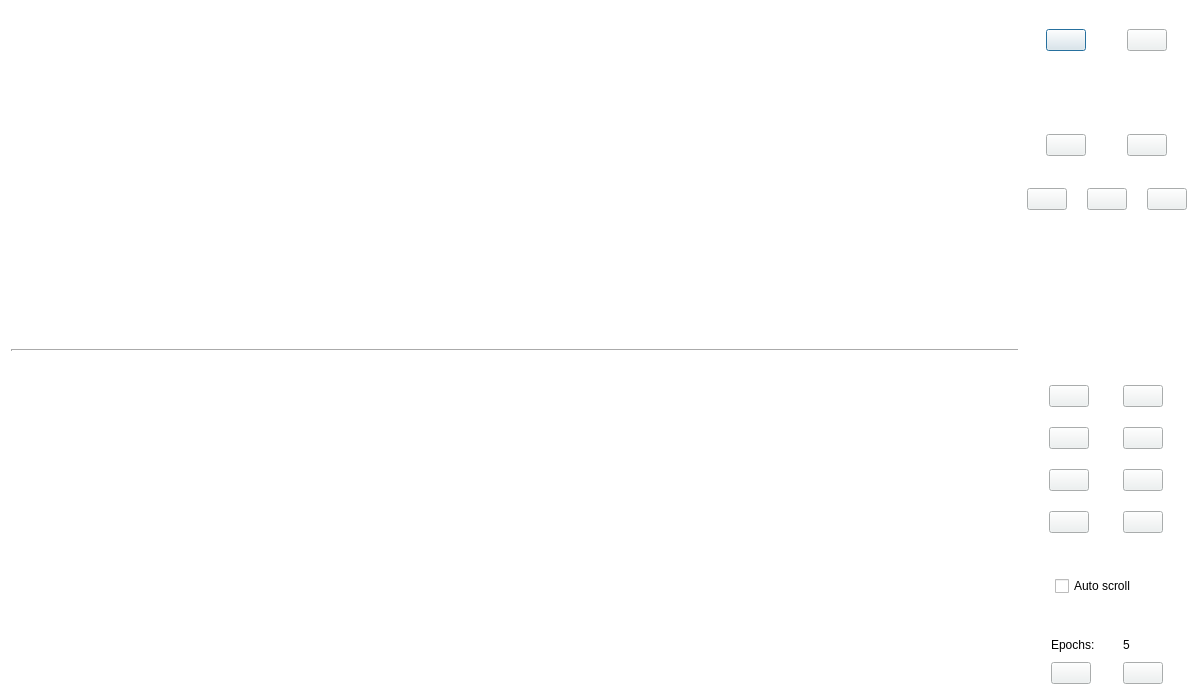
<?xml version="1.0" encoding="UTF-8"?>
<ui version="4.0">
 <class>ViewerWindow</class>
 <widget class="QDialog" name="ViewerWindow">
  <property name="geometry">
   <rect>
    <x>0</x>
    <y>0</y>
    <width>1200</width>
    <height>700</height>
   </rect>
  </property>
  <property name="sizePolicy">
   <sizepolicy hsizetype="Preferred" vsizetype="Preferred">
    <horstretch>0</horstretch>
    <verstretch>0</verstretch>
   </sizepolicy>
  </property>
  <property name="styleSheet">
   <string notr="true">background-color: white;</string>
  </property>
  <layout class="QHBoxLayout" name="horizontalLayout" stretch="20,1">
   <item>
    <layout class="QVBoxLayout" name="all_plots" stretch="50,1,50">
     <property name="spacing">
      <number>1</number>
     </property>
     <property name="sizeConstraint">
      <enum>QLayout::SizeConstraint::SetMinimumSize</enum>
     </property>
     <item>
      <widget class="MplWidget2" name="upperfigure" native="true">
       <property name="sizePolicy">
        <sizepolicy hsizetype="Preferred" vsizetype="Preferred">
         <horstretch>0</horstretch>
         <verstretch>0</verstretch>
        </sizepolicy>
       </property>
       <property name="autoFillBackground">
        <bool>false</bool>
       </property>
      </widget>
     </item>
     <item>
      <widget class="Line" name="line">
       <property name="lineWidth">
        <number>2</number>
       </property>
       <property name="orientation">
        <enum>Qt::Orientation::Horizontal</enum>
       </property>
      </widget>
     </item>
     <item>
      <widget class="MplWidget2" name="lowerfigure" native="true">
       <property name="sizePolicy">
        <sizepolicy hsizetype="Preferred" vsizetype="Preferred">
         <horstretch>0</horstretch>
         <verstretch>0</verstretch>
        </sizepolicy>
       </property>
       <property name="autoFillBackground">
        <bool>false</bool>
       </property>
      </widget>
     </item>
    </layout>
   </item>
   <item>
    <layout class="QVBoxLayout" name="all_controls" stretch="50,1,50">
     <property name="spacing">
      <number>20</number>
     </property>
     <property name="sizeConstraint">
      <enum>QLayout::SizeConstraint::SetDefaultConstraint</enum>
     </property>
     <item>
      <layout class="QVBoxLayout" name="top_plot_buttons" stretch="2,5,5,12,12">
       <item>
        <spacer name="topcontroltopspacer">
         <property name="orientation">
          <enum>Qt::Orientation::Vertical</enum>
         </property>
         <property name="sizeType">
          <enum>QSizePolicy::Policy::Preferred</enum>
         </property>
         <property name="sizeHint" stdset="0">
          <size>
           <width>5</width>
           <height>10</height>
          </size>
         </property>
        </spacer>
       </item>
       <item>
        <layout class="QHBoxLayout" name="save_help_buttons">
         <property name="spacing">
          <number>20</number>
         </property>
         <property name="sizeConstraint">
          <enum>QLayout::SizeConstraint::SetDefaultConstraint</enum>
         </property>
         <item>
          <widget class="QPushButton" name="savebutton">
           <property name="sizePolicy">
            <sizepolicy hsizetype="Fixed" vsizetype="Fixed">
             <horstretch>0</horstretch>
             <verstretch>0</verstretch>
            </sizepolicy>
           </property>
           <property name="toolTip">
            <string>Save labels (Ctrl+S)</string>
           </property>
           <property name="styleSheet">
            <string notr="true">background-color: rgb(237, 241, 241);</string>
           </property>
           <property name="text">
            <string/>
           </property>
           <property name="icon">
            <iconset resource="resources.qrc">
             <normaloff>:/icons/save.png</normaloff>:/icons/save.png</iconset>
           </property>
           <property name="iconSize">
            <size>
             <width>28</width>
             <height>28</height>
            </size>
           </property>
           <property name="autoRepeat">
            <bool>true</bool>
           </property>
          </widget>
         </item>
         <item>
          <widget class="QPushButton" name="helpbutton">
           <property name="sizePolicy">
            <sizepolicy hsizetype="Fixed" vsizetype="Fixed">
             <horstretch>0</horstretch>
             <verstretch>0</verstretch>
            </sizepolicy>
           </property>
           <property name="toolTip">
            <string>User manual</string>
           </property>
           <property name="styleSheet">
            <string notr="true">background-color: rgb(237, 241, 241);</string>
           </property>
           <property name="text">
            <string/>
           </property>
           <property name="icon">
            <iconset resource="resources.qrc">
             <normaloff>:/icons/question.png</normaloff>:/icons/question.png</iconset>
           </property>
           <property name="iconSize">
            <size>
             <width>28</width>
             <height>28</height>
            </size>
           </property>
           <property name="autoRepeat">
            <bool>true</bool>
           </property>
          </widget>
         </item>
        </layout>
       </item>
       <item>
        <spacer name="topcontrolmidspacer">
         <property name="orientation">
          <enum>Qt::Orientation::Vertical</enum>
         </property>
         <property name="sizeType">
          <enum>QSizePolicy::Policy::Preferred</enum>
         </property>
         <property name="sizeHint" stdset="0">
          <size>
           <width>5</width>
           <height>5</height>
          </size>
         </property>
        </spacer>
       </item>
       <item>
        <layout class="QVBoxLayout" name="zoom_and_brightness">
         <item>
          <spacer name="verticalSpacer_6">
           <property name="orientation">
            <enum>Qt::Orientation::Vertical</enum>
           </property>
           <property name="sizeType">
            <enum>QSizePolicy::Policy::Preferred</enum>
           </property>
           <property name="sizeHint" stdset="0">
            <size>
             <width>5</width>
             <height>5</height>
            </size>
           </property>
          </spacer>
         </item>
         <item>
          <layout class="QHBoxLayout" name="brightness_buttons">
           <item>
            <widget class="QPushButton" name="specbrighter">
             <property name="sizePolicy">
              <sizepolicy hsizetype="Fixed" vsizetype="Fixed">
               <horstretch>0</horstretch>
               <verstretch>0</verstretch>
              </sizepolicy>
             </property>
             <property name="toolTip">
              <string>Increase brightness</string>
             </property>
             <property name="styleSheet">
              <string notr="true">background-color: rgb(237, 241, 241);</string>
             </property>
             <property name="text">
              <string/>
             </property>
             <property name="icon">
              <iconset resource="resources.qrc">
               <normaloff>:/icons/brightness_up.png</normaloff>:/icons/brightness_up.png</iconset>
             </property>
             <property name="iconSize">
              <size>
               <width>24</width>
               <height>24</height>
              </size>
             </property>
             <property name="autoRepeat">
              <bool>true</bool>
             </property>
            </widget>
           </item>
           <item>
            <widget class="QPushButton" name="specdimmer">
             <property name="sizePolicy">
              <sizepolicy hsizetype="Fixed" vsizetype="Fixed">
               <horstretch>0</horstretch>
               <verstretch>0</verstretch>
              </sizepolicy>
             </property>
             <property name="toolTip">
              <string>Decrease brightness</string>
             </property>
             <property name="styleSheet">
              <string notr="true">background-color: rgb(237, 241, 241);</string>
             </property>
             <property name="text">
              <string/>
             </property>
             <property name="icon">
              <iconset resource="resources.qrc">
               <normaloff>:/icons/brightness_down.png</normaloff>:/icons/brightness_down.png</iconset>
             </property>
             <property name="iconSize">
              <size>
               <width>24</width>
               <height>24</height>
              </size>
             </property>
             <property name="autoRepeat">
              <bool>true</bool>
             </property>
            </widget>
           </item>
          </layout>
         </item>
         <item>
          <layout class="QHBoxLayout" name="zoom_buttons">
           <property name="sizeConstraint">
            <enum>QLayout::SizeConstraint::SetDefaultConstraint</enum>
           </property>
           <property name="leftMargin">
            <number>2</number>
           </property>
           <property name="rightMargin">
            <number>2</number>
           </property>
           <item>
            <widget class="QPushButton" name="xzoomin">
             <property name="sizePolicy">
              <sizepolicy hsizetype="Fixed" vsizetype="Fixed">
               <horstretch>0</horstretch>
               <verstretch>0</verstretch>
              </sizepolicy>
             </property>
             <property name="toolTip">
              <string>Zoom in (+)</string>
             </property>
             <property name="styleSheet">
              <string notr="true">background-color: rgb(237, 241, 241);</string>
             </property>
             <property name="text">
              <string/>
             </property>
             <property name="icon">
              <iconset resource="resources.qrc">
               <normaloff>:/icons/zoom_in.png</normaloff>:/icons/zoom_in.png</iconset>
             </property>
             <property name="iconSize">
              <size>
               <width>20</width>
               <height>20</height>
              </size>
             </property>
             <property name="autoRepeat">
              <bool>true</bool>
             </property>
            </widget>
           </item>
           <item>
            <widget class="QPushButton" name="xzoomout">
             <property name="sizePolicy">
              <sizepolicy hsizetype="Fixed" vsizetype="Fixed">
               <horstretch>0</horstretch>
               <verstretch>0</verstretch>
              </sizepolicy>
             </property>
             <property name="toolTip">
              <string>Zoom out (-)</string>
             </property>
             <property name="styleSheet">
              <string notr="true">background-color: rgb(237, 241, 241);</string>
             </property>
             <property name="text">
              <string/>
             </property>
             <property name="icon">
              <iconset resource="resources.qrc">
               <normaloff>:/icons/zoom_out.png</normaloff>:/icons/zoom_out.png</iconset>
             </property>
             <property name="iconSize">
              <size>
               <width>20</width>
               <height>20</height>
              </size>
             </property>
             <property name="autoRepeat">
              <bool>true</bool>
             </property>
            </widget>
           </item>
           <item>
            <widget class="QPushButton" name="xzoomreset">
             <property name="sizePolicy">
              <sizepolicy hsizetype="Fixed" vsizetype="Fixed">
               <horstretch>0</horstretch>
               <verstretch>0</verstretch>
              </sizepolicy>
             </property>
             <property name="toolTip">
              <string>Reset zoom</string>
             </property>
             <property name="styleSheet">
              <string notr="true">background-color: rgb(237, 241, 241);</string>
             </property>
             <property name="text">
              <string/>
             </property>
             <property name="icon">
              <iconset resource="resources.qrc">
               <normaloff>:/icons/home.png</normaloff>:/icons/home.png</iconset>
             </property>
             <property name="iconSize">
              <size>
               <width>20</width>
               <height>20</height>
              </size>
             </property>
             <property name="autoRepeat">
              <bool>true</bool>
             </property>
            </widget>
           </item>
          </layout>
         </item>
         <item>
          <spacer name="verticalSpacer_7">
           <property name="orientation">
            <enum>Qt::Orientation::Vertical</enum>
           </property>
           <property name="sizeType">
            <enum>QSizePolicy::Policy::Preferred</enum>
           </property>
           <property name="sizeHint" stdset="0">
            <size>
             <width>5</width>
             <height>5</height>
            </size>
           </property>
          </spacer>
         </item>
        </layout>
       </item>
       <item>
        <spacer name="topcontrolbottomspacer">
         <property name="orientation">
          <enum>Qt::Orientation::Vertical</enum>
         </property>
         <property name="sizeType">
          <enum>QSizePolicy::Policy::Preferred</enum>
         </property>
         <property name="sizeHint" stdset="0">
          <size>
           <width>5</width>
           <height>5</height>
          </size>
         </property>
        </spacer>
       </item>
      </layout>
     </item>
     <item>
      <spacer name="allcontrolmidspacer">
       <property name="orientation">
        <enum>Qt::Orientation::Vertical</enum>
       </property>
       <property name="sizeType">
        <enum>QSizePolicy::Policy::Preferred</enum>
       </property>
       <property name="sizeHint" stdset="0">
        <size>
         <width>5</width>
         <height>5</height>
        </size>
       </property>
      </spacer>
     </item>
     <item>
      <layout class="QVBoxLayout" name="bottom_plot_buttons" stretch="1,6,1,3,1,4,1">
       <item>
        <spacer name="verticalSpacer_3">
         <property name="orientation">
          <enum>Qt::Orientation::Vertical</enum>
         </property>
         <property name="sizeType">
          <enum>QSizePolicy::Policy::Preferred</enum>
         </property>
         <property name="sizeHint" stdset="0">
          <size>
           <width>5</width>
           <height>5</height>
          </size>
         </property>
        </spacer>
       </item>
       <item>
        <layout class="QVBoxLayout" name="eeg_emg_buttons">
         <property name="spacing">
          <number>20</number>
         </property>
         <item>
          <layout class="QGridLayout" name="eegbuttons">
           <property name="horizontalSpacing">
            <number>10</number>
           </property>
           <property name="verticalSpacing">
            <number>20</number>
           </property>
           <item row="0" column="1">
            <widget class="QPushButton" name="eegshiftup">
             <property name="sizePolicy">
              <sizepolicy hsizetype="Fixed" vsizetype="Fixed">
               <horstretch>0</horstretch>
               <verstretch>0</verstretch>
              </sizepolicy>
             </property>
             <property name="toolTip">
              <string>Shift signal up</string>
             </property>
             <property name="styleSheet">
              <string notr="true">background-color: rgb(237, 241, 241);</string>
             </property>
             <property name="text">
              <string/>
             </property>
             <property name="icon">
              <iconset resource="resources.qrc">
               <normaloff>:/icons/double_up_arrow.png</normaloff>:/icons/double_up_arrow.png</iconset>
             </property>
             <property name="iconSize">
              <size>
               <width>20</width>
               <height>20</height>
              </size>
             </property>
             <property name="autoRepeat">
              <bool>true</bool>
             </property>
            </widget>
           </item>
           <item row="1" column="0">
            <widget class="QPushButton" name="eegzoomout">
             <property name="sizePolicy">
              <sizepolicy hsizetype="Fixed" vsizetype="Fixed">
               <horstretch>0</horstretch>
               <verstretch>0</verstretch>
              </sizepolicy>
             </property>
             <property name="toolTip">
              <string>Scale signal down</string>
             </property>
             <property name="styleSheet">
              <string notr="true">background-color: rgb(237, 241, 241);</string>
             </property>
             <property name="text">
              <string/>
             </property>
             <property name="icon">
              <iconset resource="resources.qrc">
               <normaloff>:/icons/zoom_out.png</normaloff>:/icons/zoom_out.png</iconset>
             </property>
             <property name="iconSize">
              <size>
               <width>20</width>
               <height>20</height>
              </size>
             </property>
             <property name="autoRepeat">
              <bool>true</bool>
             </property>
            </widget>
           </item>
           <item row="1" column="1">
            <widget class="QPushButton" name="eegshiftdown">
             <property name="sizePolicy">
              <sizepolicy hsizetype="Fixed" vsizetype="Fixed">
               <horstretch>0</horstretch>
               <verstretch>0</verstretch>
              </sizepolicy>
             </property>
             <property name="toolTip">
              <string>Shift signal down</string>
             </property>
             <property name="styleSheet">
              <string notr="true">background-color: rgb(237, 241, 241);</string>
             </property>
             <property name="text">
              <string/>
             </property>
             <property name="icon">
              <iconset resource="resources.qrc">
               <normaloff>:/icons/double_down_arrow.png</normaloff>:/icons/double_down_arrow.png</iconset>
             </property>
             <property name="iconSize">
              <size>
               <width>20</width>
               <height>20</height>
              </size>
             </property>
             <property name="autoRepeat">
              <bool>true</bool>
             </property>
            </widget>
           </item>
           <item row="0" column="0">
            <widget class="QPushButton" name="eegzoomin">
             <property name="sizePolicy">
              <sizepolicy hsizetype="Fixed" vsizetype="Fixed">
               <horstretch>0</horstretch>
               <verstretch>0</verstretch>
              </sizepolicy>
             </property>
             <property name="toolTip">
              <string>Scale signal up</string>
             </property>
             <property name="styleSheet">
              <string notr="true">background-color: rgb(237, 241, 241);</string>
             </property>
             <property name="text">
              <string/>
             </property>
             <property name="icon">
              <iconset resource="resources.qrc">
               <normaloff>:/icons/zoom_in.png</normaloff>:/icons/zoom_in.png</iconset>
             </property>
             <property name="iconSize">
              <size>
               <width>20</width>
               <height>20</height>
              </size>
             </property>
             <property name="autoRepeat">
              <bool>true</bool>
             </property>
            </widget>
           </item>
          </layout>
         </item>
         <item>
          <spacer name="verticalSpacer_5">
           <property name="orientation">
            <enum>Qt::Orientation::Vertical</enum>
           </property>
           <property name="sizeType">
            <enum>QSizePolicy::Policy::Preferred</enum>
           </property>
           <property name="sizeHint" stdset="0">
            <size>
             <width>5</width>
             <height>5</height>
            </size>
           </property>
          </spacer>
         </item>
         <item>
          <layout class="QGridLayout" name="emgbuttons">
           <property name="horizontalSpacing">
            <number>10</number>
           </property>
           <property name="verticalSpacing">
            <number>20</number>
           </property>
           <item row="0" column="0">
            <widget class="QPushButton" name="emgzoomin">
             <property name="sizePolicy">
              <sizepolicy hsizetype="Fixed" vsizetype="Fixed">
               <horstretch>0</horstretch>
               <verstretch>0</verstretch>
              </sizepolicy>
             </property>
             <property name="styleSheet">
              <string notr="true">background-color: rgb(237, 241, 241);</string>
             </property>
             <property name="text">
              <string/>
             </property>
             <property name="icon">
              <iconset resource="resources.qrc">
               <normaloff>:/icons/zoom_in.png</normaloff>:/icons/zoom_in.png</iconset>
             </property>
             <property name="iconSize">
              <size>
               <width>20</width>
               <height>20</height>
              </size>
             </property>
             <property name="autoRepeat">
              <bool>true</bool>
             </property>
            </widget>
           </item>
           <item row="1" column="1">
            <widget class="QPushButton" name="emgshiftdown">
             <property name="sizePolicy">
              <sizepolicy hsizetype="Fixed" vsizetype="Fixed">
               <horstretch>0</horstretch>
               <verstretch>0</verstretch>
              </sizepolicy>
             </property>
             <property name="styleSheet">
              <string notr="true">background-color: rgb(237, 241, 241);</string>
             </property>
             <property name="text">
              <string/>
             </property>
             <property name="icon">
              <iconset resource="resources.qrc">
               <normaloff>:/icons/double_down_arrow.png</normaloff>:/icons/double_down_arrow.png</iconset>
             </property>
             <property name="iconSize">
              <size>
               <width>20</width>
               <height>20</height>
              </size>
             </property>
             <property name="autoRepeat">
              <bool>true</bool>
             </property>
            </widget>
           </item>
           <item row="0" column="1">
            <widget class="QPushButton" name="emgshiftup">
             <property name="sizePolicy">
              <sizepolicy hsizetype="Fixed" vsizetype="Fixed">
               <horstretch>0</horstretch>
               <verstretch>0</verstretch>
              </sizepolicy>
             </property>
             <property name="styleSheet">
              <string notr="true">background-color: rgb(237, 241, 241);</string>
             </property>
             <property name="text">
              <string/>
             </property>
             <property name="icon">
              <iconset resource="resources.qrc">
               <normaloff>:/icons/double_up_arrow.png</normaloff>:/icons/double_up_arrow.png</iconset>
             </property>
             <property name="iconSize">
              <size>
               <width>20</width>
               <height>20</height>
              </size>
             </property>
             <property name="autoRepeat">
              <bool>true</bool>
             </property>
            </widget>
           </item>
           <item row="1" column="0">
            <widget class="QPushButton" name="emgzoomout">
             <property name="sizePolicy">
              <sizepolicy hsizetype="Fixed" vsizetype="Fixed">
               <horstretch>0</horstretch>
               <verstretch>0</verstretch>
              </sizepolicy>
             </property>
             <property name="styleSheet">
              <string notr="true">background-color: rgb(237, 241, 241);</string>
             </property>
             <property name="text">
              <string/>
             </property>
             <property name="icon">
              <iconset resource="resources.qrc">
               <normaloff>:/icons/zoom_out.png</normaloff>:/icons/zoom_out.png</iconset>
             </property>
             <property name="iconSize">
              <size>
               <width>20</width>
               <height>20</height>
              </size>
             </property>
             <property name="autoRepeat">
              <bool>true</bool>
             </property>
            </widget>
           </item>
          </layout>
         </item>
        </layout>
       </item>
       <item>
        <spacer name="verticalSpacer">
         <property name="orientation">
          <enum>Qt::Orientation::Vertical</enum>
         </property>
         <property name="sizeType">
          <enum>QSizePolicy::Policy::Preferred</enum>
         </property>
         <property name="sizeHint" stdset="0">
          <size>
           <width>5</width>
           <height>5</height>
          </size>
         </property>
        </spacer>
       </item>
       <item>
        <layout class="QVBoxLayout" name="autoscroll_layout">
         <property name="leftMargin">
          <number>30</number>
         </property>
         <property name="rightMargin">
          <number>20</number>
         </property>
         <item>
          <widget class="QCheckBox" name="autoscroll">
           <property name="sizePolicy">
            <sizepolicy hsizetype="Fixed" vsizetype="Fixed">
             <horstretch>0</horstretch>
             <verstretch>0</verstretch>
            </sizepolicy>
           </property>
           <property name="toolTip">
            <string>Step forward when setting brain state</string>
           </property>
           <property name="styleSheet">
            <string notr="true">background-color: none;</string>
           </property>
           <property name="text">
            <string>Auto scroll</string>
           </property>
          </widget>
         </item>
        </layout>
       </item>
       <item>
        <spacer name="verticalSpacer_2">
         <property name="orientation">
          <enum>Qt::Orientation::Vertical</enum>
         </property>
         <property name="sizeType">
          <enum>QSizePolicy::Policy::Preferred</enum>
         </property>
         <property name="sizeHint" stdset="0">
          <size>
           <width>5</width>
           <height>5</height>
          </size>
         </property>
        </spacer>
       </item>
       <item>
        <layout class="QGridLayout" name="epoch_controls" columnstretch="1,1">
         <property name="horizontalSpacing">
          <number>2</number>
         </property>
         <property name="verticalSpacing">
          <number>10</number>
         </property>
         <item row="0" column="1">
          <widget class="QLabel" name="shownepochslabel">
           <property name="sizePolicy">
            <sizepolicy hsizetype="Fixed" vsizetype="Preferred">
             <horstretch>0</horstretch>
             <verstretch>0</verstretch>
            </sizepolicy>
           </property>
           <property name="text">
            <string>5</string>
           </property>
           <property name="alignment">
            <set>Qt::AlignmentFlag::AlignLeading|Qt::AlignmentFlag::AlignLeft|Qt::AlignmentFlag::AlignVCenter</set>
           </property>
          </widget>
         </item>
         <item row="0" column="0">
          <widget class="QLabel" name="epochsword">
           <property name="sizePolicy">
            <sizepolicy hsizetype="Fixed" vsizetype="Fixed">
             <horstretch>0</horstretch>
             <verstretch>0</verstretch>
            </sizepolicy>
           </property>
           <property name="text">
            <string>Epochs:</string>
           </property>
          </widget>
         </item>
         <item row="1" column="1">
          <widget class="QPushButton" name="shownepochsplus">
           <property name="sizePolicy">
            <sizepolicy hsizetype="Fixed" vsizetype="Fixed">
             <horstretch>0</horstretch>
             <verstretch>0</verstretch>
            </sizepolicy>
           </property>
           <property name="styleSheet">
            <string notr="true">background-color: rgb(237, 241, 241);</string>
           </property>
           <property name="text">
            <string/>
           </property>
           <property name="icon">
            <iconset resource="resources.qrc">
             <normaloff>:/icons/up_arrow.png</normaloff>:/icons/up_arrow.png</iconset>
           </property>
           <property name="iconSize">
            <size>
             <width>20</width>
             <height>20</height>
            </size>
           </property>
           <property name="autoRepeat">
            <bool>false</bool>
           </property>
          </widget>
         </item>
         <item row="1" column="0">
          <widget class="QPushButton" name="shownepochsminus">
           <property name="sizePolicy">
            <sizepolicy hsizetype="Fixed" vsizetype="Fixed">
             <horstretch>0</horstretch>
             <verstretch>0</verstretch>
            </sizepolicy>
           </property>
           <property name="styleSheet">
            <string notr="true">background-color: rgb(237, 241, 241);</string>
           </property>
           <property name="text">
            <string/>
           </property>
           <property name="icon">
            <iconset resource="resources.qrc">
             <normaloff>:/icons/down_arrow.png</normaloff>:/icons/down_arrow.png</iconset>
           </property>
           <property name="iconSize">
            <size>
             <width>20</width>
             <height>20</height>
            </size>
           </property>
           <property name="autoRepeat">
            <bool>false</bool>
           </property>
          </widget>
         </item>
        </layout>
       </item>
       <item>
        <spacer name="verticalSpacer_4">
         <property name="orientation">
          <enum>Qt::Orientation::Vertical</enum>
         </property>
         <property name="sizeType">
          <enum>QSizePolicy::Policy::Fixed</enum>
         </property>
         <property name="sizeHint" stdset="0">
          <size>
           <width>5</width>
           <height>5</height>
          </size>
         </property>
        </spacer>
       </item>
      </layout>
     </item>
    </layout>
   </item>
  </layout>
 </widget>
 <customwidgets>
  <customwidget>
   <class>MplWidget2</class>
   <extends>QWidget</extends>
   <header>mplwidget2</header>
   <container>1</container>
  </customwidget>
 </customwidgets>
 <resources>
  <include location="resources.qrc"/>
 </resources>
 <connections/>
</ui>
